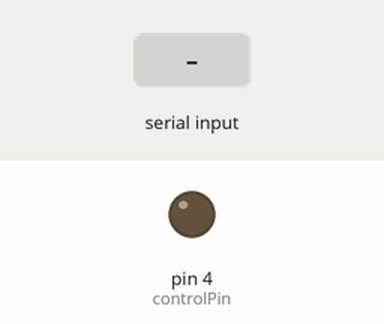
Bench run of a sketch on a simulated Arduino Uno, built with avr-gcc and run on an emulated ATmega328P. On the bench: output pins drawn as LEDs (lit = HIGH). The inputs (shaded band) are chosen by the test bench.

Above: at 1.2 s.
1.3 s: byte 30 received over Serial
Timing chart, 0 to 4.3 s (numbered marks = the images above; inputs shaded):
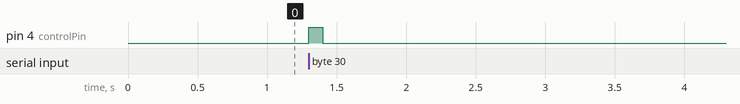

Measured:
- after the input at 1.3 s, pin 4 (controlPin): LOW → HIGH at once, → LOW 0.10 s later

The sketch:

0_max485.ino
```cpp
#include <SoftwareSerial.h>

// 소프트웨어 시리얼 객체 생성 (RX, TX 핀 지정)
SoftwareSerial mySerial(3, 5);

// RS485 제어 핀
const int controlPin = 4;

void setup() {
  // 시리얼 통신 초기화
  Serial.begin(115200);
  mySerial.begin(9600);

  // 제어 핀을 출력으로 설정
  pinMode(controlPin, OUTPUT);
  digitalWrite(controlPin, LOW); // 초기 상태: 수신 모드
}

void loop() {
  // 수신 모드: 데이터가 들어오는지 확인
  if (mySerial.available()) {
    digitalWrite(controlPin, LOW); // 수신 모드
    while (mySerial.available()) {
      char receivedChar = mySerial.read();
      Serial.println(receivedChar); // 수신된 문자 출력
    }
  }

  // 송신 모드: 사용자의 입력을 송신
  if (Serial.available()) {
    digitalWrite(controlPin, HIGH); // 송신 모드
    while (Serial.available()) {
      char dataToSend = Serial.read();
      mySerial.write(dataToSend);
    }
    delay(100); // 데이터 전송 후 잠시 대기
    digitalWrite(controlPin, LOW); // 수신 모드로 돌아가기
  }
}
```
